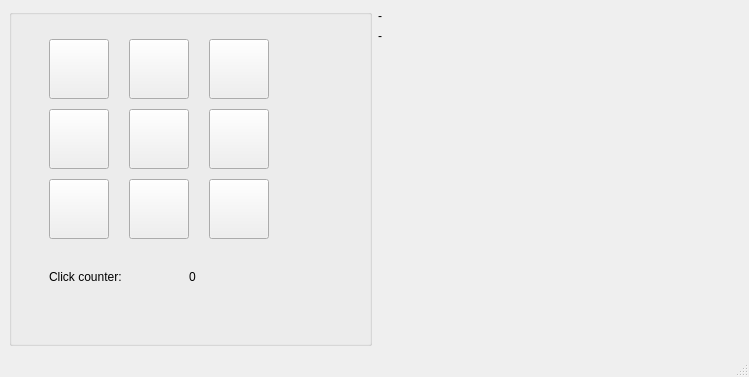
<?xml version="1.0" encoding="UTF-8"?>
<ui version="4.0">
 <class>MainWindow</class>
 <widget class="QMainWindow" name="MainWindow">
  <property name="geometry">
   <rect>
    <x>0</x>
    <y>0</y>
    <width>749</width>
    <height>377</height>
   </rect>
  </property>
  <property name="windowTitle">
   <string>MainWindow</string>
  </property>
  <widget class="QWidget" name="centralwidget">
   <layout class="QGridLayout" name="gridLayout">
    <item row="1" column="1">
     <widget class="QLabel" name="label_weather">
      <property name="text">
       <string>-</string>
      </property>
     </widget>
    </item>
    <item row="0" column="1">
     <widget class="QLabel" name="label_time">
      <property name="text">
       <string>-</string>
      </property>
     </widget>
    </item>
    <item row="2" column="1">
     <spacer name="verticalSpacer">
      <property name="orientation">
       <enum>Qt::Vertical</enum>
      </property>
      <property name="sizeHint" stdset="0">
       <size>
        <width>20</width>
        <height>269</height>
       </size>
      </property>
     </spacer>
    </item>
    <item row="0" column="0" rowspan="3">
     <widget class="QGroupBox" name="groupBox">
      <property name="title">
       <string/>
      </property>
      <widget class="QPushButton" name="pushButton_8">
       <property name="geometry">
        <rect>
         <x>200</x>
         <y>170</y>
         <width>60</width>
         <height>60</height>
        </rect>
       </property>
       <property name="text">
        <string/>
       </property>
      </widget>
      <widget class="QPushButton" name="pushButton_7">
       <property name="geometry">
        <rect>
         <x>120</x>
         <y>170</y>
         <width>60</width>
         <height>60</height>
        </rect>
       </property>
       <property name="text">
        <string/>
       </property>
      </widget>
      <widget class="QPushButton" name="pushButton_2">
       <property name="geometry">
        <rect>
         <x>200</x>
         <y>30</y>
         <width>60</width>
         <height>60</height>
        </rect>
       </property>
       <property name="text">
        <string/>
       </property>
      </widget>
      <widget class="QPushButton" name="pushButton_4">
       <property name="geometry">
        <rect>
         <x>120</x>
         <y>100</y>
         <width>60</width>
         <height>60</height>
        </rect>
       </property>
       <property name="text">
        <string/>
       </property>
      </widget>
      <widget class="QPushButton" name="pushButton_1">
       <property name="geometry">
        <rect>
         <x>120</x>
         <y>30</y>
         <width>60</width>
         <height>60</height>
        </rect>
       </property>
       <property name="text">
        <string/>
       </property>
      </widget>
      <widget class="QPushButton" name="pushButton_5">
       <property name="geometry">
        <rect>
         <x>200</x>
         <y>100</y>
         <width>60</width>
         <height>60</height>
        </rect>
       </property>
       <property name="text">
        <string/>
       </property>
      </widget>
      <widget class="QPushButton" name="pushButton_6">
       <property name="geometry">
        <rect>
         <x>40</x>
         <y>170</y>
         <width>60</width>
         <height>60</height>
        </rect>
       </property>
       <property name="text">
        <string/>
       </property>
      </widget>
      <widget class="QPushButton" name="pushButton_3">
       <property name="geometry">
        <rect>
         <x>40</x>
         <y>100</y>
         <width>60</width>
         <height>60</height>
        </rect>
       </property>
       <property name="text">
        <string/>
       </property>
      </widget>
      <widget class="QPushButton" name="pushButton_0">
       <property name="geometry">
        <rect>
         <x>40</x>
         <y>30</y>
         <width>60</width>
         <height>60</height>
        </rect>
       </property>
       <property name="text">
        <string/>
       </property>
      </widget>
      <widget class="QLabel" name="label_click_counter">
       <property name="geometry">
        <rect>
         <x>40</x>
         <y>260</y>
         <width>73</width>
         <height>16</height>
        </rect>
       </property>
       <property name="text">
        <string>Click counter:</string>
       </property>
      </widget>
      <widget class="QLabel" name="label_counter">
       <property name="geometry">
        <rect>
         <x>180</x>
         <y>260</y>
         <width>16</width>
         <height>16</height>
        </rect>
       </property>
       <property name="text">
        <string>0</string>
       </property>
      </widget>
     </widget>
    </item>
   </layout>
  </widget>
  <widget class="QMenuBar" name="menubar">
   <property name="geometry">
    <rect>
     <x>0</x>
     <y>0</y>
     <width>749</width>
     <height>22</height>
    </rect>
   </property>
  </widget>
  <widget class="QStatusBar" name="statusbar"/>
 </widget>
 <resources/>
 <connections/>
</ui>
